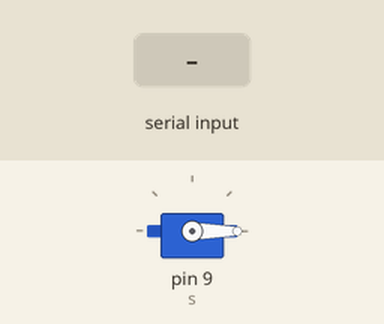
The sketch below on a simulated Arduino Uno, built with avr-gcc and run on an emulated ATmega328P. Shown: servo. The inputs (shaded band) are chosen by the test bench.

Above: at 1.2 s.
1.3 s: byte 30 received over Serial
At 1.8 s:
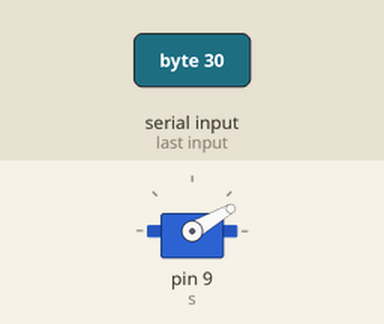
2.8 s: byte 90 received over Serial
At 4.0 s:
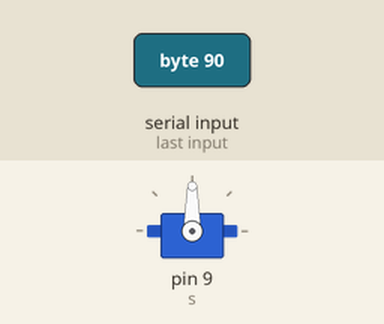
4.3 s: byte 120 received over Serial
At 5.2 s:
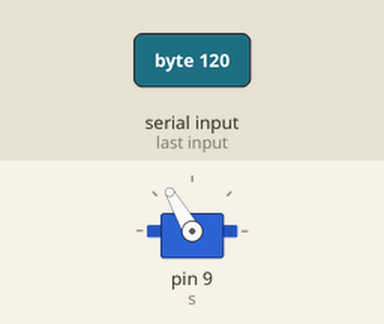
Timing chart, 0 to 7.3 s (numbered marks = the images above; inputs shaded):
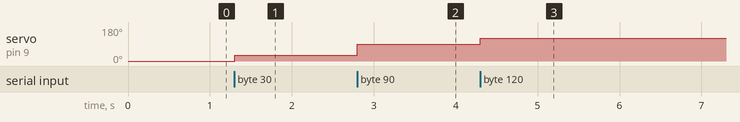

Measured:
- after the input at 1.3 s, servo on pin 9 (s): 0° → 30° at once
- after the input at 2.8 s, servo on pin 9 (s): 30° → 90° at once
- after the input at 4.3 s, servo on pin 9 (s): 90° → 120° at once

The sketch:

_2_arduino_bt_servo.ino
```cpp
#include<Servo.h>
int  val;
// variable to receive data from the serial port
Servo s;
//A servo object

void setup()
{
  Serial.begin(9600);
  // start serial communication at 9600bps
  s.attach(9);
  //attach the servo object at port 9
  s.write(0);
}

void loop() {
//infinite loop

  if(Serial.available())
  //check is serial data is available
  {
    val = Serial.read();
    //read the value
    s.write(val);
    //write the value to the servo
  }
}
```
